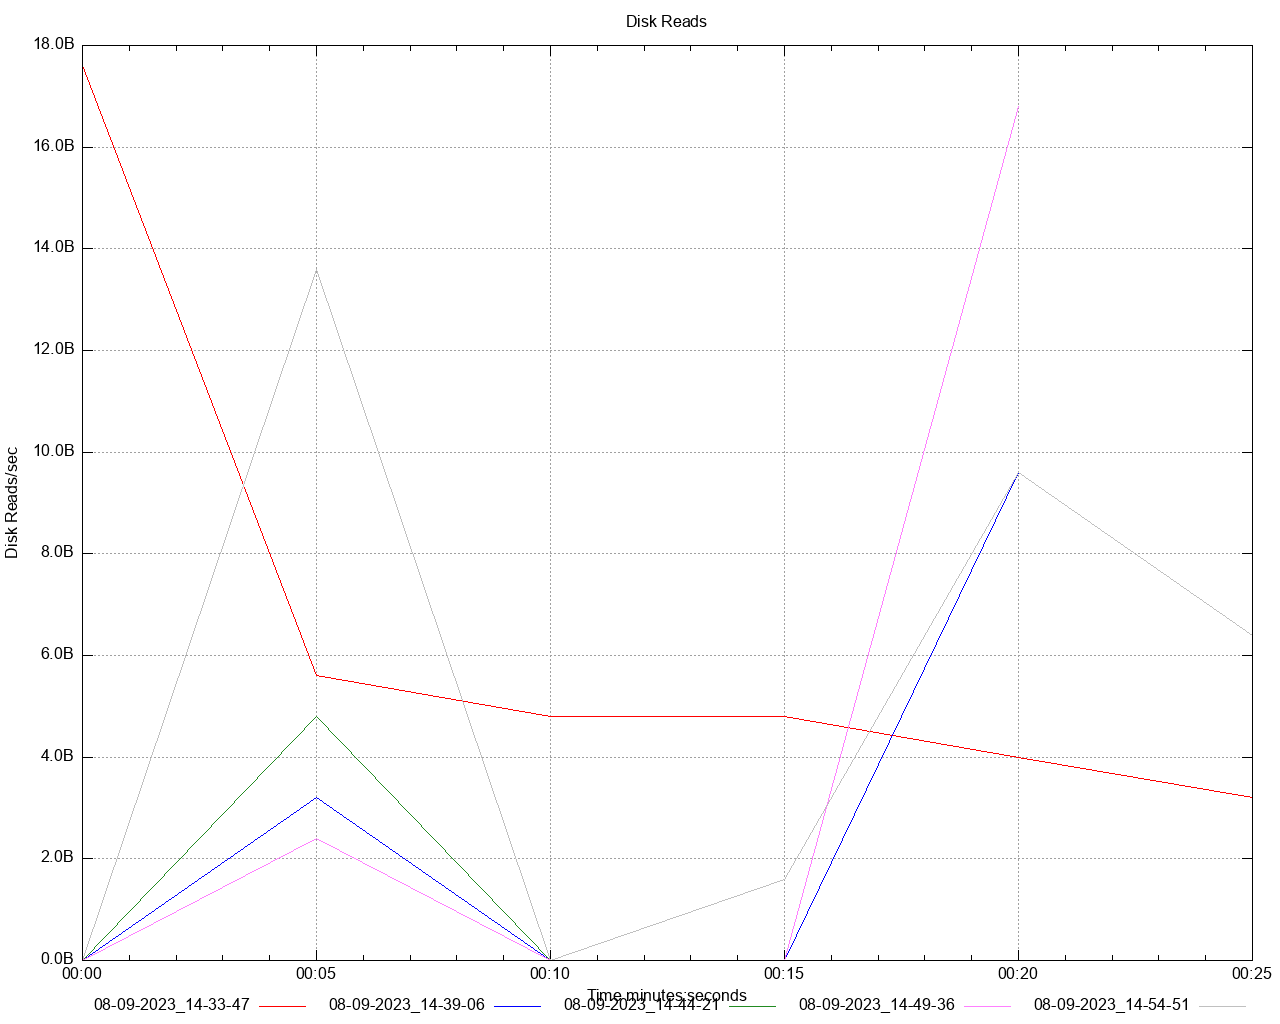

Here is the gnuplot script that generated this plot:
set title 'Disk Reads' noenhanced
set style data lines
set datafile separator ","
set terminal png size 1280,1024
set grid
set key below
set xdata time
set timefmt "%s"
offset = 0
t0(x)=(offset=($0==0) ? x : offset, x - offset)
set xlabel 'Time minutes:seconds'
set ylabel 'Disk Reads/sec'
set format y '%.1s%cB'
set output '/Users/gbarnett/git/hazelcast-simulator/atomiclong-3node-member/atomicreference/dstat/disk_read_A5.png'
plot \
   '/Users/gbarnett/git/hazelcast-simulator/atomiclong-3node-member/atomicreference/data/disk_read_A5_1.data' using (t0(timecolumn(1))):2 title "08-09-2023_14-33-47" noenhanced lt rgb "red", \
   '/Users/gbarnett/git/hazelcast-simulator/atomiclong-3node-member/atomicreference/data/disk_read_A5_2.data' using (t0(timecolumn(1))):2 title "08-09-2023_14-39-06" noenhanced lt rgb "blue", \
   '/Users/gbarnett/git/hazelcast-simulator/atomiclong-3node-member/atomicreference/data/disk_read_A5_3.data' using (t0(timecolumn(1))):2 title "08-09-2023_14-44-21" noenhanced lt rgb "forest-green", \
   '/Users/gbarnett/git/hazelcast-simulator/atomiclong-3node-member/atomicreference/data/disk_read_A5_4.data' using (t0(timecolumn(1))):2 title "08-09-2023_14-49-36" noenhanced lt rgb "orchid", \
   '/Users/gbarnett/git/hazelcast-simulator/atomiclong-3node-member/atomicreference/data/disk_read_A5_5.data' using (t0(timecolumn(1))):2 title "08-09-2023_14-54-51" noenhanced lt rgb "grey", \
